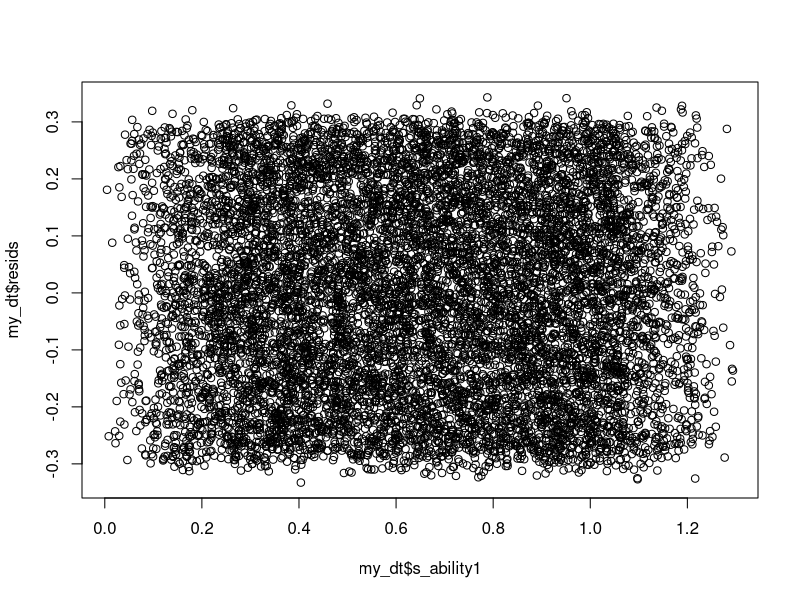
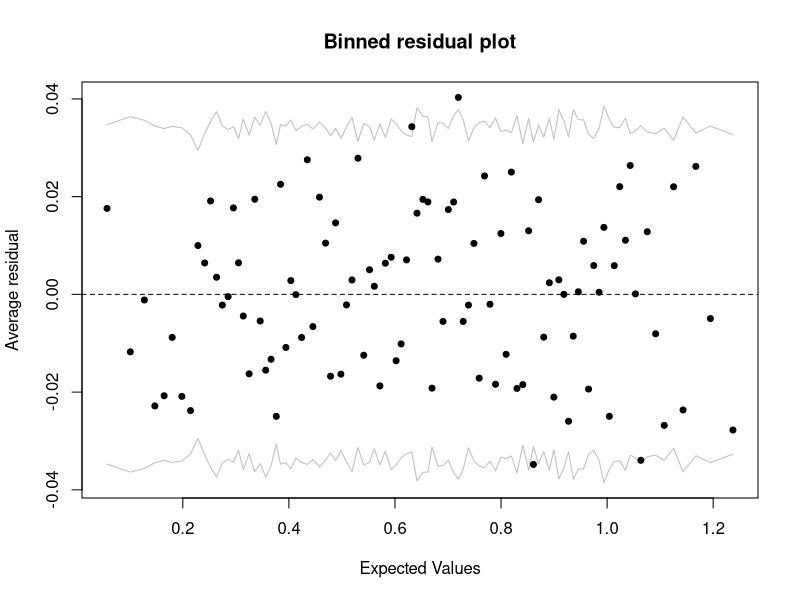
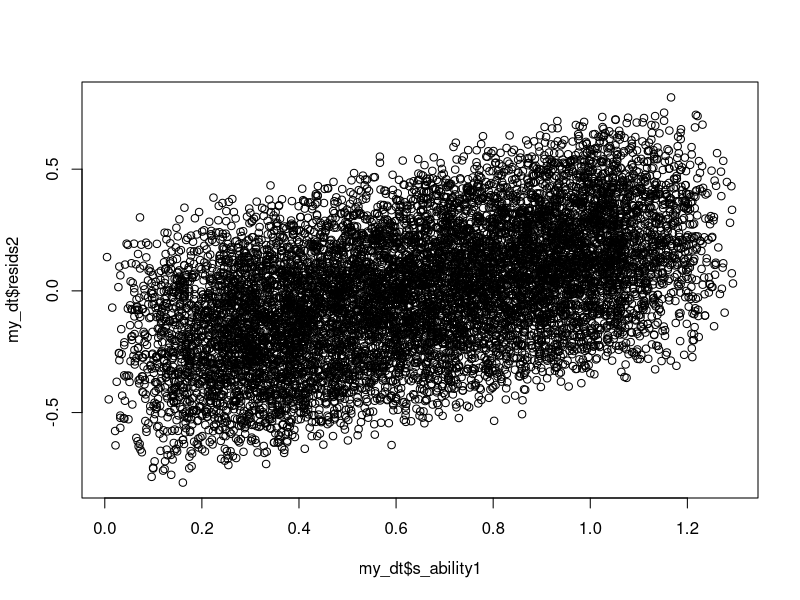
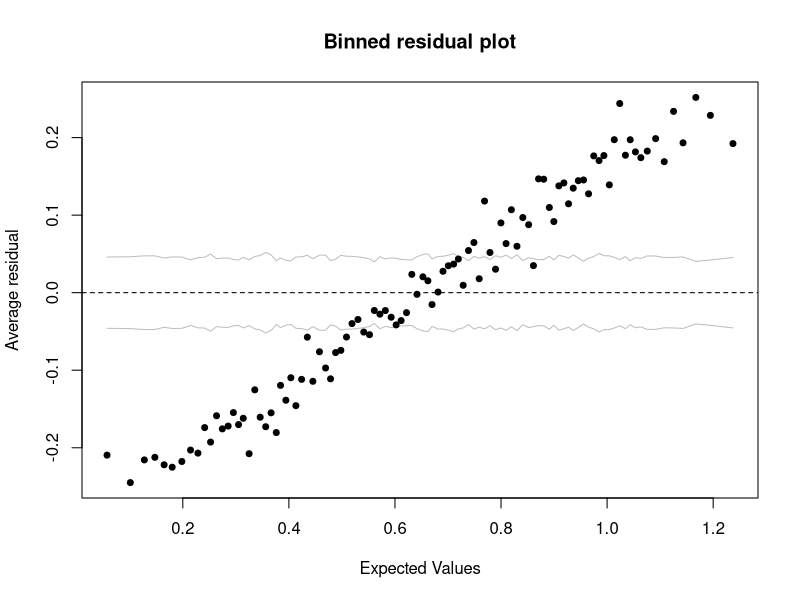
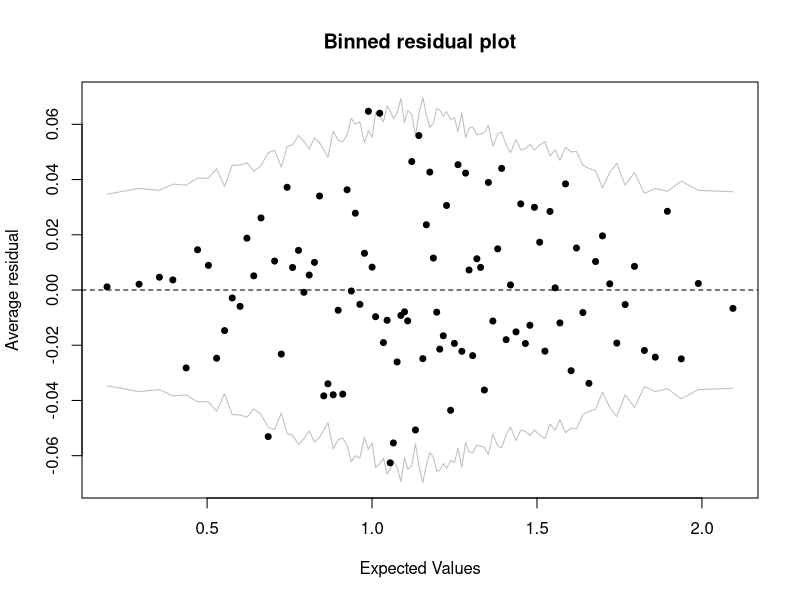
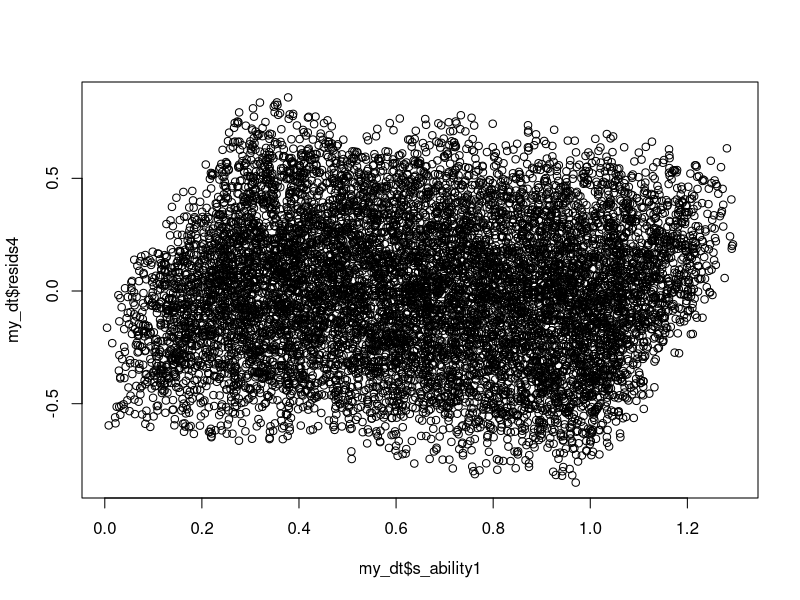
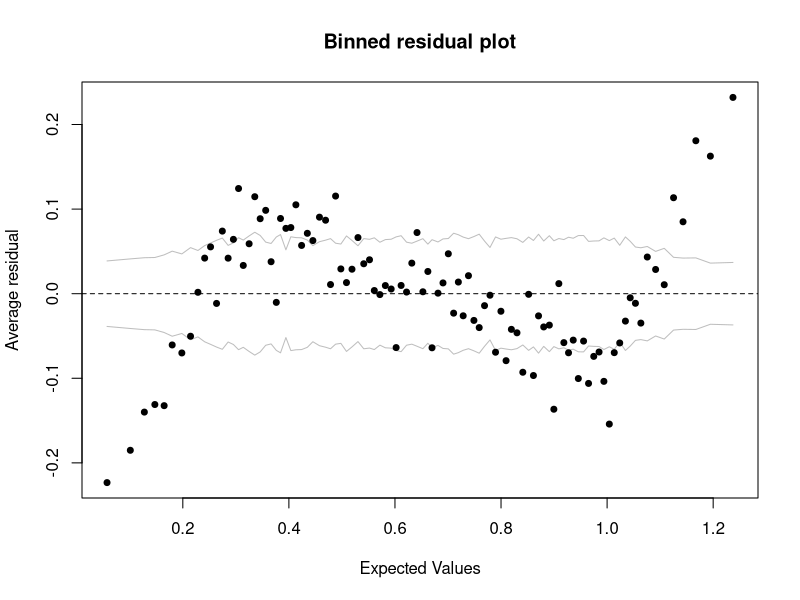

Write R code to recreate these figures, in order.
#==============================#
# ==== residual experiment ====
#==============================#


# load packages 
library(data.table)
library(arm)

rm(list = ls(pos = ".GlobalEnv"), pos = ".GlobalEnv")
options(scipen = 999)
cat("\f")
#========================#
# ==== generate data ====
#========================#


# so I need to generate teacher and student matches and data where a students ability is 
# completely dsecribed by their pretest. 


# start data set with teacher ID's and abilities 
my_dt <- data.table(teacher_id = rep(1:100, 100), t_ability = rep(runif(100), 100))


# make teacher ID a factotr for eventual regression 
my_dt[, teacher_id := as.factor(teacher_id)]

# now generate students that have ability correlated with the teachers 
my_dt[, student_id := 1:nrow(my_dt)]

my_dt[, s_ability1 := runif(nrow(my_dt)) + t_ability*.3]

# check correlation 
cor(my_dt$t_ability, my_dt$s_ability1)


# add student ability after teacher's effect 
my_dt[, s_ability2 := s_ability1 + t_ability]


# now add in some noise so the residuals are not all zero 
my_dt[, s_test2 := s_ability2 + runif(nrow(my_dt),0, .6)]


# Now run the value added regression so we can check the residuals 
reg_res <- lm(s_test2 ~  s_ability1 + teacher_id - 1, data = my_dt)


# now check the residuals 
my_dt[, resids := reg_res$residuals]


# now plot residuals over ability 
plot(my_dt$s_ability1, my_dt$resids)

binnedplot(my_dt$s_ability1 ,my_dt$resids)


###############################
# Now check measurement error #
###############################

# suppose the pretest is measured with error 
my_dt[, s_test1 := s_ability1 +  runif(nrow(my_dt),0, 1)]

# Now run the value added regression and see that it is perfectly identified 
reg_res2 <- lm(s_test2 ~  s_test1 + teacher_id - 1, data = my_dt)


# now check the residuals 
my_dt[, resids2 := reg_res2$residuals]


# now plot residuals over ability 
plot(my_dt$s_ability1, my_dt$resids2)

binnedplot(my_dt$s_ability1 ,my_dt$resids2)

# plot residuals over pretest 
binnedplot(my_dt$s_test1 ,my_dt$resids2)



############################
# without teacher dummies #
###########################

  
  # see if my intution is right about the residuals sans teachers 
  reg_res4 <- lm(s_test2 ~  s_ability1, data = my_dt)
  
  
  # now check the residuals 
  my_dt[, resids4 := reg_res4$residuals]
  
  
  # now plot residuals over ability 
  plot(my_dt$s_ability1, my_dt$resids4)
  
  binnedplot(my_dt$s_ability1 ,my_dt$resids4)
